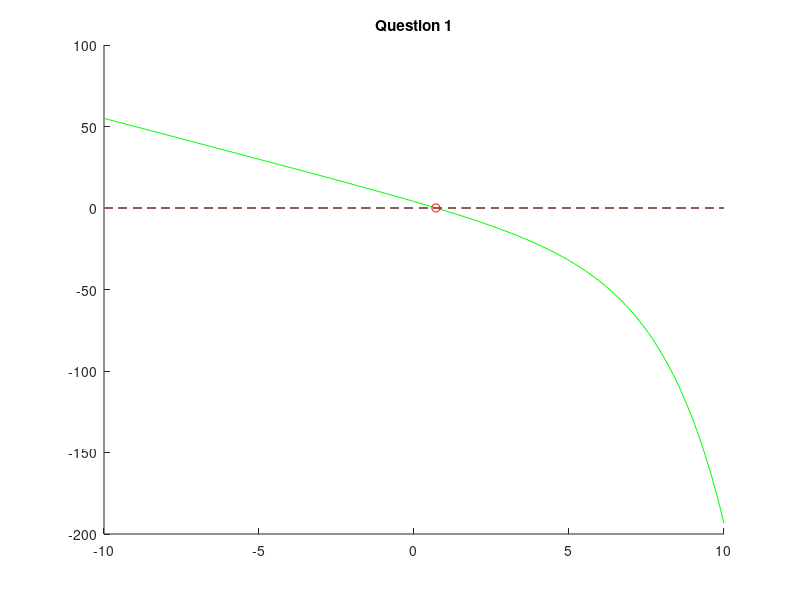

MATLAB code to generate this figure: (Note: this script raises an error after producing the figure.)
%Question 1 
f = @(x) 5-(5.*x)-(exp(0.5.*x));
figure('Name', 'Question 1');
hold on;
title('Question 1') 
x = linspace(-10, 10, 100); 
plot(x, f(x),'g-'); % Plot the graph from -10 to 10
plot(linspace(-10,10,100), zeros(100), '--'); % Plot the zero line
root = 0.707071; %From the graph, we can see that root is around 0.707071
plot(root, f(root), 'ro'); %Plot the point

%Question 2 
%root = BisectionMethod(f,0,0,2); %NOT WORKING.
root = BisectionMethod(f,-1,1,2); %Change the points then it works
figure('Name', 'Question 2');
hold on;
title('Question 2')
x = linspace(-10, 10, 100);
plot(x, f(x),'g-'); % Plot the graph from -10 to 10
plot(linspace(-10,10,100), zeros(100), '--'); % Plot the zero line
plot(root, f(root), 'ro') %Plot the point

%Question 3 
root = NewtonRaphsonMethod(f, 0.7, 2); 
figure('Name', 'Question 3');
hold on;
title('Question 3')
x = linspace(-10, 10, 100);
plot(x, f(x),'g-'); % Plot the graph from -10 to 10
plot(linspace(-10,10,100), zeros(100), '--'); % Plot the zero line
plot(root, f(root), 'ro'); %Plot the point


%Question 4 
% Bisection method
n = 20; %Number of iteration
iteration = 0; %Count the iteration
xl = -1; %First point
xu = 1; %Second point
midpoint = (xl + xu)/2; %Calculate the mid point
error_bisection = []; %Create empty vector
while iteration < n %Run for n times.
    iteration = iteration + 1;
    previous = midpoint; 
    if f(xl) * f(midpoint) < 0
        xu = midpoint;
    elseif f(xu) * f(midpoint) < 0
        xl = midpoint;
    end
    midpoint = (xl + xu)/2;
    current = midpoint;
    error_bisection(iteration) = abs((current - previous)/current); % Add the error value to vector.
end

%Newton-Raphson
n = 20; %Number of iteration
iteration = 0; %Count the iteration
x0 = 1; %Initial guess
syms x; %Symbolic toolbox
f1 = matlabFunction(diff(f(x))); %Get differentiated function
x1 = f1(x0); %Get the x1 value
error_newton = []; %Create empty vector
while iteration < n
    iteration = iteration + 1;
    x0 = x1;
    x1 = x0 - (f(x0)/f1(x0));
    error_newton(iteration) = abs((x1-x0)/x1); % Add the error value to vector.
end

%Ploting the graph, iteration against error.
figure('Name', 'Question 4');
title('Question 4')
hold on;
error_bisection(1) = []; 
error_newton(1) = [];
plot(linspace(1,n-1,n-1), error_bisection,'g-');
plot(linspace(1,n-1,n-1), error_newton,'c-');
legend('Bisection','Newton-Raphson');
xlabel('Iteration');
ylabel('Relative Errors');